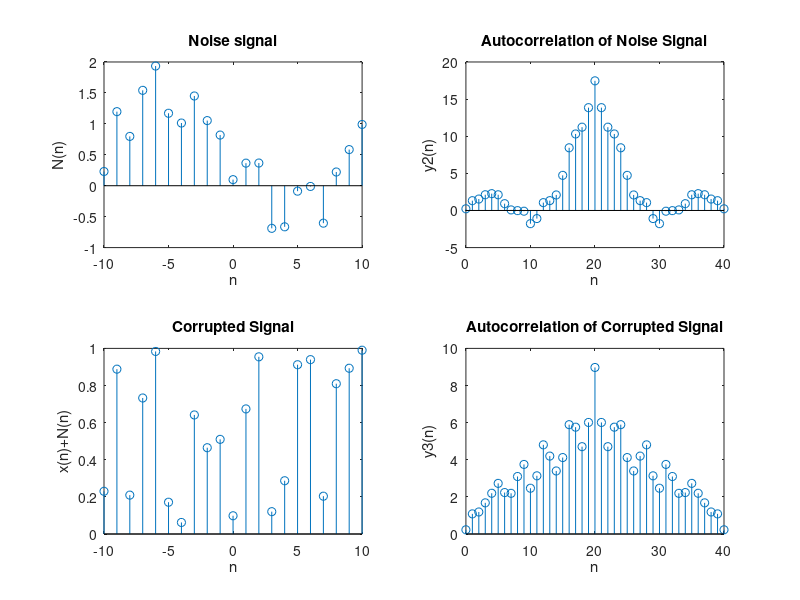

The MATLAB script that drew this image:
nx=-10:10; 
x=sin(nx*2*pi/20); 
x2=fliplr(x); 
y1=conv(x,x2);
ny1=0:length(y1)-1; 
%Matlab program to find autocorrelation of a noise signal 
x_noisy=rand(1,21);
noise=x_noisy-x; 
noise2=fliplr(noise);
y2=conv(noise,noise2); 
ny2=0:length(y2)-1; 
subplot(2,2,1); 
stem(nx,noise); 
xlabel('n'); 
ylabel('N(n)'); 
title('Noise signal'); 
subplot(2,2,2); 
stem(ny2,y2); 
xlabel('n'); 
ylabel('y2(n)'); 
title('Autocorrelation of Noise Signal'); 
%Matlab program to find autocorrelation of a noisy periodic signal 
x_noisy2=fliplr(x_noisy); 
y3=conv(x_noisy,x_noisy2) 
ny3=0:length(y3)-1; 
subplot(2,2,3); 
stem(nx,x_noisy); 
xlabel('n'); 
ylabel('x(n)+N(n)'); 
title('Corrupted Signal'); 
subplot(2,2,4); 
stem(ny3,y3); 
xlabel('n'); 
ylabel('y3(n)'); 
title('Autocorrelation of Corrupted Signal');